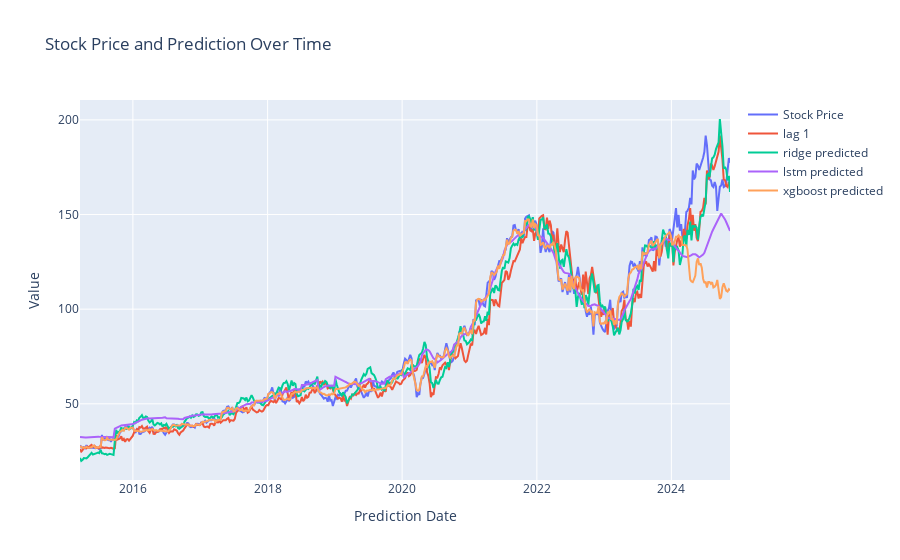

The cell this chart's notebook holds for it:
### Markdown cell above
#### Visualizing all the model predictions

### Code cell
import plotly.express as px
import plotly.graph_objects as go
future_days=10
trace1 = go.Scatter(x=df_stock.index[time_step+future_days:], y=result_df['observed'], mode='lines', name='Stock Price')
trace2 = go.Scatter(x=df_stock.index[time_step+future_days:], y=result_df['lag_1'], mode='lines', name='lag 1')
trace3 = go.Scatter(x=df_stock.index[time_step+future_days:], y=result_df['ridge_predicted'], mode='lines', name='ridge predicted')
trace4 = go.Scatter(x=df_stock.index[time_step+future_days:], y=result_df['lstm_predicted'], mode='lines', name='lstm predicted')
trace5 = go.Scatter(x=df_stock.index[time_step+future_days:], y=result_df['xgb_predicted'], mode='lines', name='xgboost predicted')

# Create the layout
layout = go.Layout(
    title='Stock Price and Prediction Over Time',
    xaxis=dict(title='Prediction Date'),
    yaxis=dict(title='Value')
)

# Create the figure with both traces
fig = go.Figure(data=[trace1, trace2,trace3,trace4,trace5], layout=layout)

# Show the plot
fig.show()

### Figure 1 — Plotly figure (JSON) as saved in the notebook; plotly's stock layout.template omitted (floating-point values rounded to 4 significant figures; data arrays with more than 128 entries replaced by an {"elided": "..."} marker saying what was removed)
{"data": [{"mode": "lines", "name": "Stock Price", "type": "scatter", "x": {"elided": "505 str values"}, "y": {"elided": "505 float values"}}, {"mode": "lines", "name": "lag 1", "type": "scatter", "x": {"elided": "505 str values"}, "y": {"elided": "505 float values"}}, {"mode": "lines", "name": "ridge predicted", "type": "scatter", "x": {"elided": "505 str values"}, "y": {"elided": "505 float values"}}, {"mode": "lines", "name": "lstm predicted", "type": "scatter", "x": {"elided": "505 str values"}, "y": {"elided": "505 float values"}}, {"mode": "lines", "name": "xgboost predicted", "type": "scatter", "x": {"elided": "505 str values"}, "y": {"elided": "505 float values"}}], "layout": {"title": {"text": "Stock Price and Prediction Over Time"}, "xaxis": {"title": {"text": "Prediction Date"}}, "yaxis": {"title": {"text": "Value"}}}}
